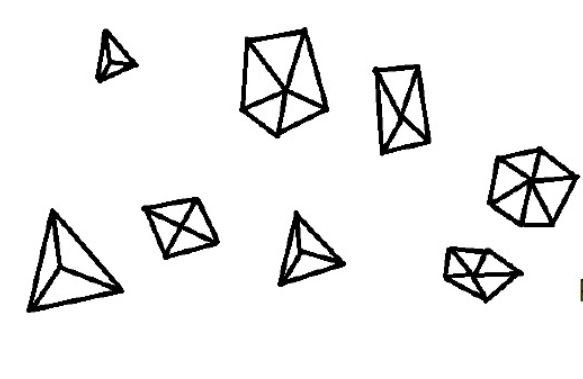
%> input picture formaspoligonos.jpeg, 583 x 379 px
$ octave pruebaPoligono_v2.m   (GNU Octave 9; MATLAB toolbox functions it lacks are replaced by stand-ins)
%> lines starting %> are read from the running program, lines starting %| are printed output that depends on the picture; in (x1, y1, x2, y2) boxes, pixels count from 0 and x2, y2 are one past the last pixel; in counts of white or black regions, pixels touching at a corner belong together; the program's own positions count from 1
### rellenar_espacios.m
function imgRelleno = rellenar_espacios(imagenBinaria)
    %Preprocesamiento de la imagen, el mismo rellena los espacios en las
    %imagenes.
    % Comprobar si la imagen es binaria
    if ~islogical(imagenBinaria)
        error('La imagen proporcionada debe ser binaria.');
    end

    % Identificar bordes utilizando el operador de Canny
    bordes = edge(double(imagenBinaria), 'Canny');

    % Rellenar huecos en la imagen utilizando la funci髇 imfill
    imgRelleno = imfill(bordes, 'holes');

    % Combinar la imagen binaria original y la imagen rellena
    imgRelleno = imgRelleno | imagenBinaria;
end

### poligonos.m
function g = poligonos(f, n)
    %Funcion que recibe una imagen binaria f y un valor n y retorna las
    %figuras que tengan n vertices donde todos los vertices se desprenden
    %de una misma recta.
    % Verifica que la imagen de entrada sea binaria
    if ~islogical(f)
        error('La imagen de entrada debe ser binaria.');
    end

    % Etiquetar objetos en la imagen
    [L, num_objects] = bwlabel(f);

    % Obtener informaci髇 de las propiedades de los objetos (醨ea convexa y per韒etro)
    properties = regionprops(L, 'ConvexHull', 'PixelIdxList');

    % Crear una matriz de ceros del mismo tama駉 que la imagen original
    g = false(size(f));

    % Seleccionar los objetos que tengan n v閞tices
    for i = 1:num_objects
        vertices = properties(i).ConvexHull;
        num_vertices = size(vertices, 1);

        if num_vertices == n
            g(properties(i).PixelIdxList) = true;
        end
    end
end

### pruebaPoligono_v2.m
clear all
clc

% Leer imagen
imagen = imread('formaspoligonos.jpeg'); %Aca se debe poner la direccion de la imagen.
%> imagen is the input picture: size 379x583x3 uint8; mean R, G, B 237.8, 237.8, 237.8

% Convertir la imagen a binaria si es necesario
imagenBinaria = im2bw(rgb2gray(imagen));
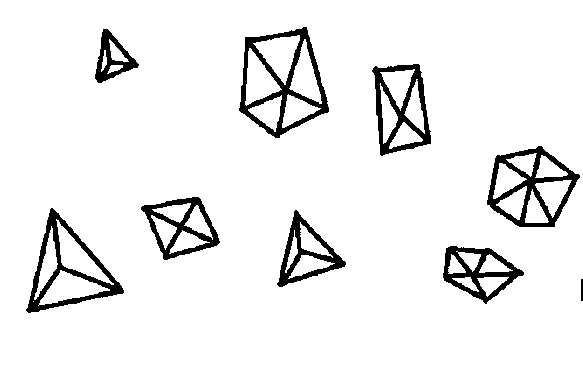
%> imagenBinaria: size 379x583 logical; 93.3% white; 9 black regions, largest, box (x1, y1, x2, y2) and area: (239, 27, 329, 138) 2624, (487, 146, 580, 227) 2325, (26, 208, 124, 313) 2205
figure(1), imshow(imagenBinaria)

% Llamar a la funci髇 para rellenar espacios
imagenRellenada = rellenar_espacios(~imagenBinaria);
%> in rellenar_espacios, `bordes = edge(double(imagenBinaria), 'Canny');`:
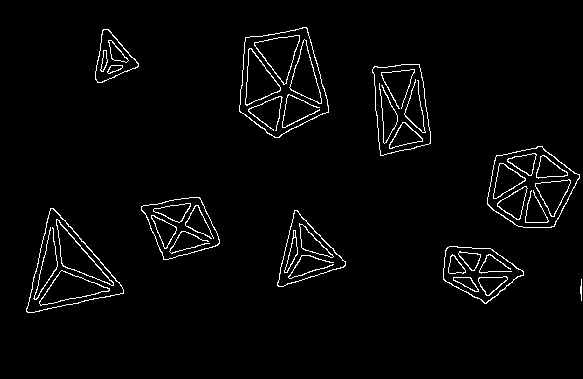
%> bordes: size 379x583 logical; 2.7% white in thin lines or dots, all inside (x1, y1, x2, y2) = (26, 27, 582, 313)
%> in rellenar_espacios, `imgRelleno = imfill(bordes, 'holes');`:
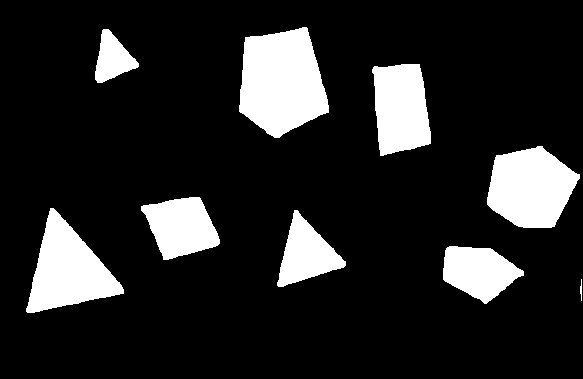
%> imgRelleno: size 379x583 logical; 14.9% white; 9 white regions, largest, box (x1, y1, x2, y2) and area: (239, 27, 329, 138) 7321, (487, 146, 580, 228) 5499, (26, 208, 124, 313) 5363
figure(2), imshow(~imagenRellenada)

%Mostramos todas las imagenes que tengan 4 v閞tices (aristas).
g = poligonos(imagenRellenada,24);
%> in poligonos, `[L, num_objects] = bwlabel(f);`:
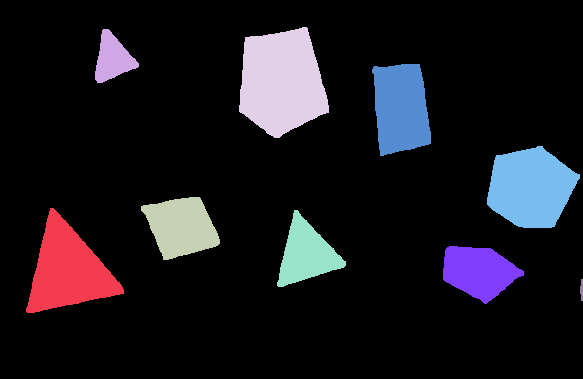
%> L: size 379x583 double; 10 distinct labels, from 0 to 9; one colour per label, 0 black
%> in poligonos, `[L, num_objects] = bwlabel(f);`: num_objects = 9
%> in poligonos, `properties = regionprops(L, 'ConvexHull', 'PixelIdxList');`: properties = 9 items
%> the loop in poligonos, `for i = 1:num_objects` made 9 passes
%> num_vertices on passes 1 to 9: 24, 17, 22, 21, 16, 23, 20, 21, 11
%> after the loop in poligonos, `for i = 1:num_objects`:
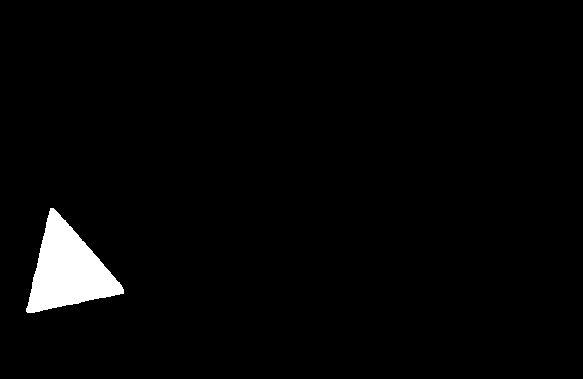
%> g: size 379x583 logical; 2.4% white; 1 white region, box (x1, y1, x2, y2) and area: (26, 208, 124, 313) 5363


% [16 lines of commented-out code are left out]
figure;
%imshow(imagenBinaria); title('Imagen binaria original');
%imshow(imagenRellenada); title('Imagen con espacios rellenos');
imshow(g); title('Imagen que tengan n v閞tices(aristas)');

$ run again, with Ejemplo2.png saved as formaspoligonos.jpeg
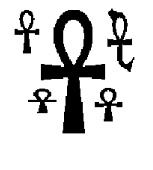
%> input picture Ejemplo2.png, 153 x 170 px
%> imagen is the input picture: size 170x153x3 uint8; min 0, max 255, mean 211.7
%> `imagenBinaria = im2bw(rgb2gray(imagen));`:
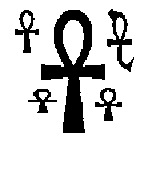
%> imagenBinaria: size 170x153 logical; 83.2% white; 5 black regions, box (x1, y1, x2, y2) and area: (41, 10, 105, 133) 2858, (107, 9, 134, 72) 564, (15, 10, 39, 53) 365, (95, 88, 122, 121) 328, (28, 89, 57, 113) 250
%> bordes: size 170x153 logical; 5.1% white in thin lines or dots, all inside (x1, y1, x2, y2) = (14, 9, 135, 134)
%> in poligonos, `[L, num_objects] = bwlabel(f);`:
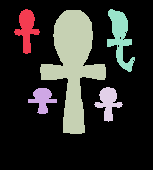
%> L: size 170x153 double; 6 distinct labels, from 0 to 5; one colour per label, 0 black
%> num_objects = 5
%> properties = 5 items
%> the loop in poligonos, `for i = 1:num_objects` made 5 passes
%> num_vertices on passes 1 to 5: 19, 17, 21, 16, 18
